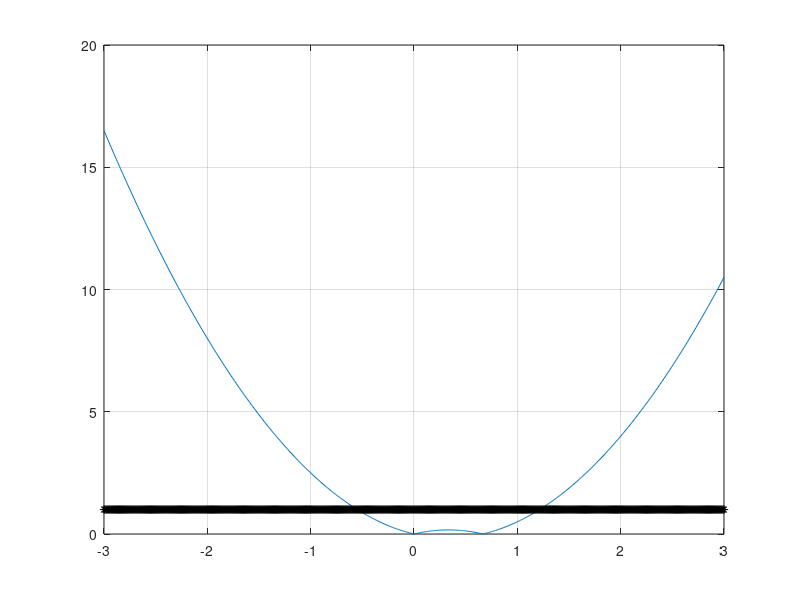
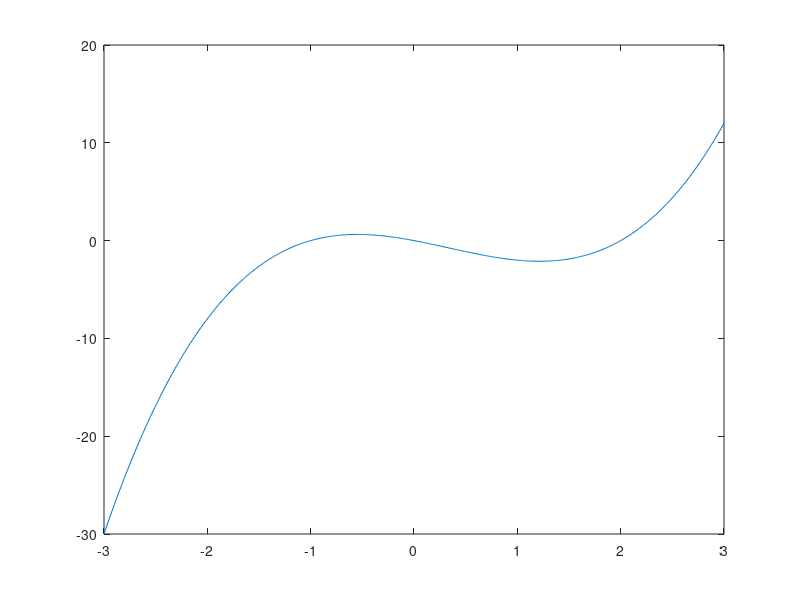

The MATLAB script that drew these images, in order: (Note: this script raises an error after producing the figures.)
%% %Newton method
close all
clear all
format long
f=@(x) x.^3-x.^2-2.*x;
df=@(x) 3*x.^2 - 2.*x -2;
x=[-3:0.01:3]';
y=f(x);
plot(x,y)
grid on 
%answers = -1, 0, 2
x0=-0.8;
tolerance=10.^-7;
maxIter=200;
for i=1:maxIter
    i
    delta=-f(x0)/df(x0);
    if abs(f(x0))<tolerance
        break
    end
    x0=x0+delta;
end
x0
%% %fixed point method
close all
clear all
format long
f=@(x) x.^3-x.^2-2.*x;
df=@(x) 3*x.^2 - 2.*x -2;
phi=@(x) 0.5*(x.^3-x.^2);
dphi=@(x) 0.5.*(3.*x.^2-2.*x); 
x=[-3:0.01:3]';
y=f(x);
plot(x,abs(dphi(x)), x,ones(size(x)),'k*')
grid on 
figure(2)
plot(x,y)

%
figure(3)
tiledlayout(2,1)
nexttile
plot(x,abs(dphi(x)), x,ones(size(x)),'k')
grid on
nexttile
plot(x,y)
grid on
%answers = -1, 0, 2
x0=1.6;
tolerance=10.^-7;
maxIter=200;
for i=1:maxIter
    i
    x1=phi(x0);
    if abs(f(x1))<tolerance
        break
    end
    x0=x1
end
x1
%a simple change in testing.m